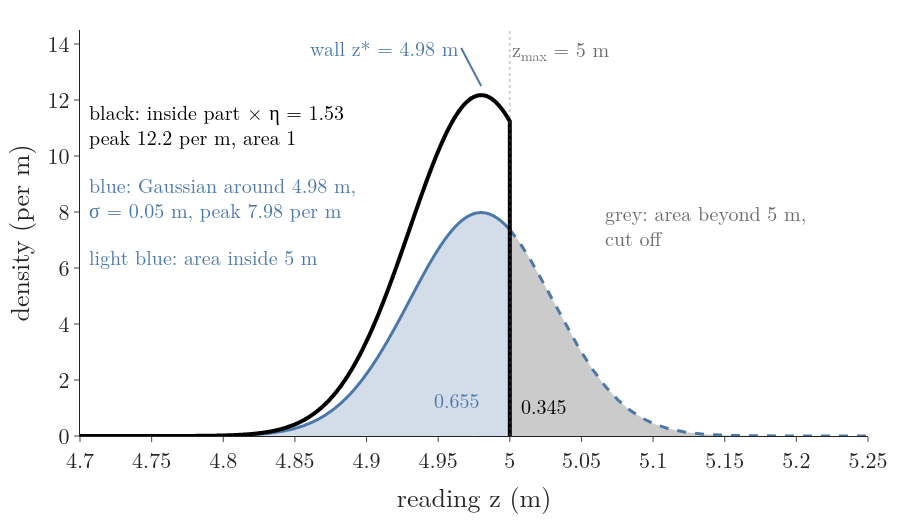

Here is the Python script that generated this plot:
"""What the normalizer eta does. The Gaussian part for a wall 4.98 m away (sigma 0.05 m) is cut at the maximum range
z_max = 5 m: the area inside 0 to 5 m is 0.655, the 0.345 beyond 5 m is cut off. Multiplying every height inside by
eta = 1 / 0.655 = 1.53 gives the black curve, whose area is 1 again (peak 7.98 -> 12.2 per m). Run -> eta_cut.png"""
from math import erf, sqrt
from pathlib import Path

import numpy as np
import plotly.graph_objects as go
from beammodel import SIG_HIT, ZMAX, gauss, p_hit
from gifkit import BLUE, FONT, GREY

here = Path(__file__).parent
ZW = 4.98                                                   # the wall, 0.4 sigma in front of z_max
inside = 0.5 * (erf((ZMAX - ZW) / (SIG_HIT * sqrt(2))) + erf(ZW / (SIG_HIT * sqrt(2))))
eta = 1 / inside
peak = float(gauss(ZW, ZW, SIG_HIT))
zi = np.linspace(4.7, ZMAX, 600)
zo = np.linspace(ZMAX, 5.25, 300)
fig = go.Figure()
fig.add_trace(go.Scatter(x=zi, y=gauss(zi, ZW, SIG_HIT), mode="lines", fill="tozeroy", fillcolor="rgba(76,120,168,0.25)",
                         line=dict(color=BLUE, width=3, simplify=False)))
fig.add_trace(go.Scatter(x=zo, y=gauss(zo, ZW, SIG_HIT), mode="lines", fill="tozeroy", fillcolor="rgba(107,107,107,0.35)",
                         line=dict(color=BLUE, width=3, dash="dash")))
fig.add_trace(go.Scatter(x=np.concatenate([zi, [ZMAX]]), y=np.concatenate([p_hit(zi, ZW), [0]]), mode="lines",
                         line=dict(color="black", width=4, simplify=False)))
fig.add_vline(x=ZMAX, line=dict(color=GREY, dash="dot", width=2))
fig.add_annotation(x=ZMAX, y=13.8, text="z<sub>max</sub> = 5 m", showarrow=False, xanchor="left", font=dict(color=GREY, size=20))
fig.add_annotation(x=ZW, y=12.5, ax=-20, ay=-38, text="wall z* = 4.98 m", xanchor="right", font=dict(color=BLUE, size=20),
                   arrowcolor=BLUE, arrowwidth=2)
for y, txt, col in [(11.6, f"black: inside part × η = {eta:.2f}", "black"),
                    (10.7, f"peak {peak * eta:.1f} per m, area 1", "black"),
                    (9.0, "blue: Gaussian around 4.98 m,", BLUE),
                    (8.1, f"σ = {SIG_HIT} m, peak {peak:.2f} per m", BLUE),
                    (6.4, "light blue: area inside 5 m", BLUE)]:
    fig.add_annotation(x=4.705, y=y, text=txt, showarrow=False, xanchor="left", font=dict(color=col, size=20))
for y, txt in [(8.0, "grey: area beyond 5 m,"), (7.1, "cut off")]:
    fig.add_annotation(x=5.065, y=y, text=txt, showarrow=False, xanchor="left", font=dict(color=GREY, size=20))
fig.add_annotation(x=4.963, y=1.3, text=f"{inside:.3f}", showarrow=False, font=dict(color=BLUE, size=20))
fig.add_annotation(x=5.024, y=1.1, text=f"{1 - inside:.3f}", showarrow=False, font=dict(color="black", size=20))
fig.update_layout(template="simple_white", width=900, height=520, font=FONT, showlegend=False,
                  margin=dict(l=80, r=30, t=30, b=70))
fig.update_xaxes(title="reading z (m)", range=[4.7, 5.25], dtick=0.05)
fig.update_yaxes(title="density (per m)", range=[0, 14.5])
fig.write_image(here / "eta_cut.png", scale=1)
assert round(inside, 3) == 0.655 and round(1 - inside, 3) == 0.345 and round(eta, 2) == 1.53 and round(1 / 0.655, 2) == 1.53
assert round(peak, 2) == 7.98 and round(peak * eta, 1) == 12.2 and round(7.98 * 1.53, 1) == 12.2
area = np.trapezoid(p_hit(np.linspace(0, ZMAX, 200001), ZW), dx=ZMAX / 200000)
assert abs(area - 1) < 1e-3                               # the rescaled curve has area 1
